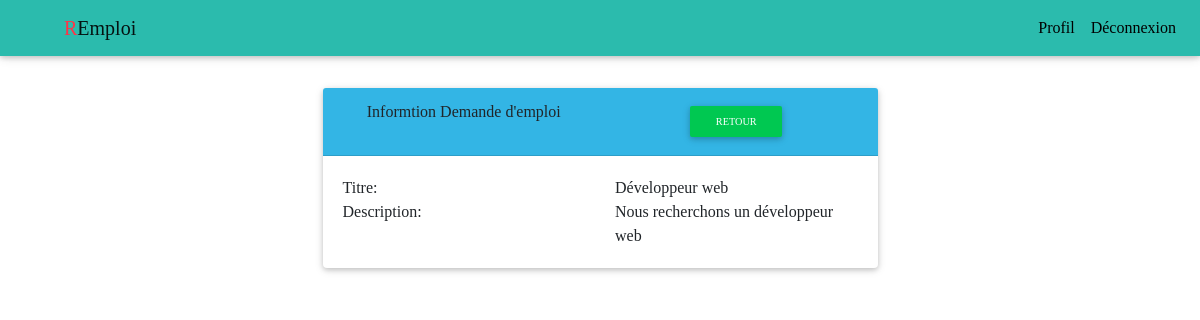
The page /?page=infoEmploi&id=1 (signed in) on the database its author committed.
### tables this page shows
CREATE TABLE `emploi` (
  `id` int(11) NOT NULL,
  `titre` varchar(200) DEFAULT NULL,
  `description` text DEFAULT NULL,
  `user_id` int(11) DEFAULT NULL
);

### model/Database.php (called while the page is built, shortened)
<?php
	class Database
	{
		private $db;
		function __construct($dbname, $user = "root", $mdp = "")
		{
			try {
				$this->db = new PDO('mysql:host=localhost;dbname='.$dbname, $user, $mdp);
				$this->db->setAttribute(PDO::ATTR_ERRMODE, PDO::ERRMODE_WARNING);
			} catch (PDOException $e) {
				die('Erreur: '.$e->getMessage());
			}
		}
		public function getDB(){return $this->db;}
	public function getEmploiById($id)
	{
		try {
			$q = $this->getDB()->prepare('SELECT * FROM EMPLOI WHERE id =:id');
			$q->execute([
				'id' => $id,
			]);
		} catch (PDOException $e) {
			die('Erreur: ' . $e->getMessage());
		}
		return $q->fetch(PDO::FETCH_OBJ);
	}
}

### views/InfoEmploi.php (the view)
<div class="container col-md-6">
    <div class="card">
                <div class="card-header bg-info text-center">
                    <div class="row">
                        <div class="col-md-6">
                            Informtion Demande d'emploi
                        </div>
                        <div class="col-md-6"> <a href="?page=profil" class="btn btn-success rotateInUpLeft btn-sm">Retour</a></div>
                    </div>
                </div>
                <div class="card-body">
                    <div class="row">
                        <div class="col-md-6">Titre:</div>
                        <div class="col-md-6"><?= $emp->titre ?></div>
                    </div>
                    <div class="row">
                        <div class="col-md-6">Description:</div>
                        <div class="col-md-6"><?= $emp->description ?></div>
                    </div>
                </div>
            </div>
</div>

### assets/css/main.css (style rules this page uses)
body { font-family: Constanian; }

### rows shown on the page
emploi: titre "Développeur web", description "Nous recherchons un développeur web"
